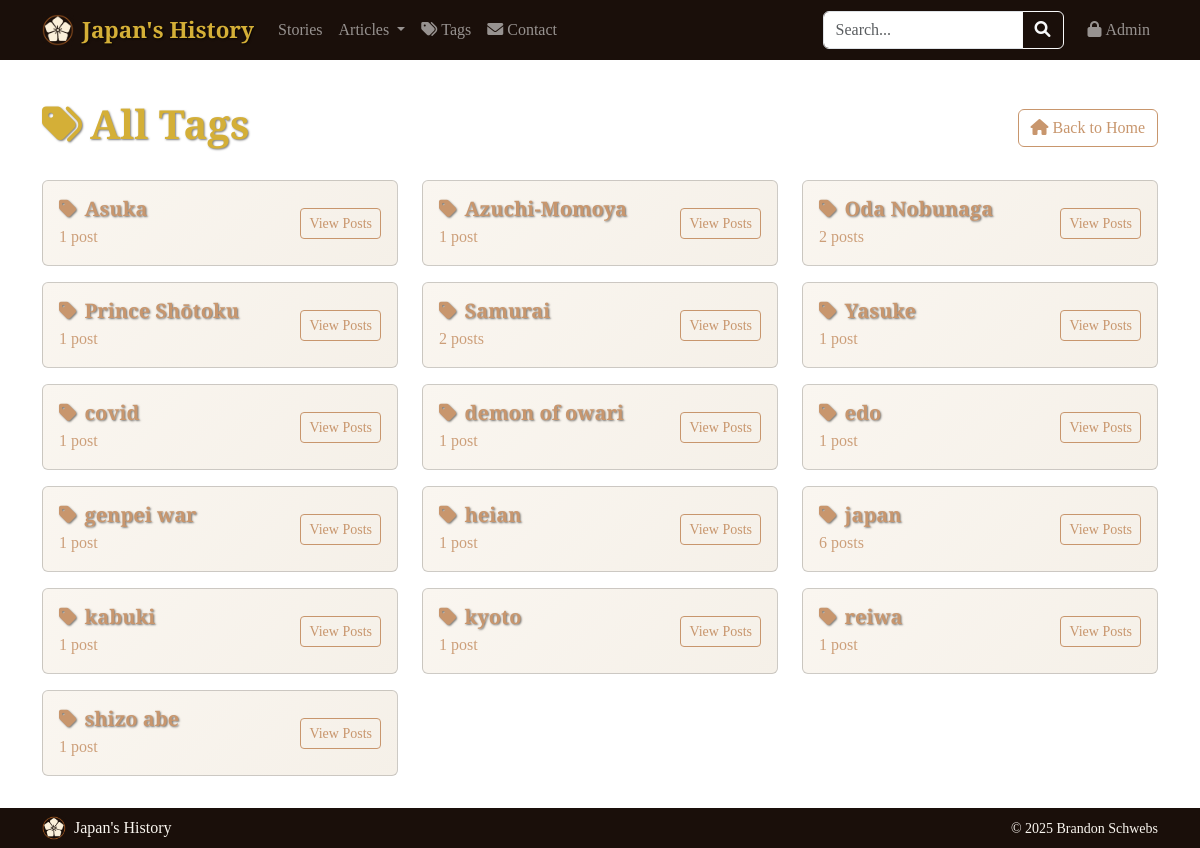
The app's page /tags with its own data.
### tables this page shows
CREATE TABLE tags (
                id INTEGER PRIMARY KEY AUTOINCREMENT,
                name TEXT UNIQUE NOT NULL,
                slug TEXT UNIQUE NOT NULL,
                created_at TIMESTAMP DEFAULT CURRENT_TIMESTAMP
            );

### routes/search.py (the view)
@search.route('/tags')
def all_tags():
    tags = TagModel.get_all_tags()
    return render_template('search/tags.html', tags=tags)

### forms.py
class SearchForm(FlaskForm):
    query = StringField('Search', validators=[Length(max=200)], render_kw={"placeholder": "Search posts..."})
    submit = SubmitField('Search')

### models.py (called while the page is built)
def get_db():
    db = getattr(g, '_database', None)
    if db is None:
        db = g._database = sqlite3.connect(current_app.config['DATABASE'])
        db.row_factory = sqlite3.Row
    return db

    @staticmethod
    def get_all_tags():
        db = get_db()
        return db.execute('''
            SELECT t.*, COUNT(pt.post_id) as post_count
            FROM tags t
            LEFT JOIN post_tags pt ON t.id = pt.tag_id
            GROUP BY t.id
            ORDER BY t.name
        ''').fetchall()

    @staticmethod
    def get_all_categories():
        db = get_db()
        return db.execute('''
            SELECT c.*, COUNT(p.id) as post_count
            FROM categories c
            LEFT JOIN posts p ON c.id = p.category_id AND p.post_type = 'article'
            GROUP BY c.id
            ORDER BY c.name
        ''').fetchall()

### routes/main.py (called while the page is built)
@main.app_context_processor
def inject_template_vars():
    all_categories = CategoryModel.get_all_categories()
    categories_with_articles = [cat for cat in all_categories if cat['post_count'] > 0]
    return {
        'is_admin_logged_in': is_admin_logged_in(),
        'categories': categories_with_articles
    }

### routes/search.py (called while the page is built)
@search.app_context_processor
def inject_search_form():
    return {'search_form': SearchForm(), 'is_admin_logged_in': is_admin_logged_in()}

### utils.py (called while the page is built)
def is_admin_logged_in():
    return session.get('admin_logged_in', False)

### templates/search/tags.html (shortened to what this page needs)
{% extends "base.html" %}
{% block content %}
<div class="row">
    <div class="col-12">
        <div class="d-flex justify-content-between align-items-center mb-4">
            <h1><i class="fas fa-tags me-2"></i>All Tags</h1>
            <a href="{{ url_for('main.index') }}" class="btn btn-outline-secondary">
                <i class="fas fa-home me-1"></i>Back to Home
            </a>
        </div>
        {% if tags %}
            <div class="row">
                {% for tag in tags %}
                <div class="col-md-6 col-lg-4 mb-3">
                    <div class="card h-100">
                        <div class="card-body d-flex justify-content-between align-items-center">
                            <div>
                                <h5 class="card-title mb-1">
                                    <a href="{{ url_for('search.posts_by_tag', slug=tag.slug) }}"
                                       class="text-decoration-none"
                                       style="color: var(--accent-copper) !important;">
                                        <i class="fas fa-tag me-2"></i>{{ tag.name }}
                                    </a>
                                </h5>
                                <p class="card-text text-muted mb-0">
                                    {{ tag.post_count }} post{{ 's' if tag.post_count != 1 else '' }}
                                </p>
                            </div>
                            <a href="{{ url_for('search.posts_by_tag', slug=tag.slug) }}"
                               class="btn btn-outline-primary btn-sm">
                                View Posts
                            </a>
                        </div>
                    </div>
                </div>
                {% endfor %}
            </div>
        {% endif %}
    </div>
</div>
{% endblock %}

### templates/base.html (shortened to what this page needs)
<!DOCTYPE html>
<html lang="en">
<head>
    <link href="https://cdn.jsdelivr.net/npm/bootstrap@5.3.0/dist/css/bootstrap.min.css" rel="stylesheet">
    <link href="https://cdnjs.cloudflare.com/ajax/libs/font-awesome/6.0.0/css/all.min.css" rel="stylesheet">
</head>
<body>
    <nav class="navbar navbar-expand-lg navbar-dark bg-dark fixed-top">
        <div class="container">
            <a class="navbar-brand d-flex align-items-center" href="{{ url_for('main.index') }}">
                <img src="{{ url_for('static', filename='img/Japanese History Blog Logo - Styled.png') }}" alt="Japan's History Logo" class="me-2" style="height: 32px; width: 32px;">
                Japan's History
            </a>
            <div class="collapse navbar-collapse" id="navbarNav">
                <ul class="navbar-nav me-auto">
                    <li class="nav-item">
                        <a class="nav-link" href="{{ url_for('main.stories') }}">Stories</a>
                    </li>
                    <li class="nav-item dropdown">
                        <a class="nav-link dropdown-toggle" href="{{ url_for('main.articles') }}" role="button" data-bs-toggle="dropdown" aria-expanded="false">
                            Articles
                        </a>
                    </li>
                    <li class="nav-item">
                        <a class="nav-link" href="{{ url_for('search.all_tags') }}">
                            <i class="fas fa-tags me-1"></i>Tags
                        </a>
                    </li>
                    <li class="nav-item">
                        <a class="nav-link" href="{{ url_for('main.contact') }}">
                            <i class="fas fa-envelope me-1"></i>Contact
                        </a>
                    </li>
                </ul>
                <form class="d-flex me-3" method="GET" action="{{ url_for('search.search_posts') }}">
                    <div class="input-group">
                        <input type="text" name="query" class="form-control" placeholder="Search..."
                               value="{{ request.args.get('query', '') }}" style="width: 200px;">
                        <button type="submit" class="btn btn-outline-light">
                            <i class="fas fa-search"></i>
                        </button>
                    </div>
                </form>
                <ul class="navbar-nav">
                    {% if is_admin_logged_in %}
                    <li class="nav-item dropdown">
                        <a class="nav-link dropdown-toggle" href="#" role="button" data-bs-toggle="dropdown">
                            <i class="fas fa-cog me-1"></i>Admin
                        </a>
                        <ul class="dropdown-menu">
                            <li><a class="dropdown-item" href="{{ url_for('admin.admin_dashboard') }}">
                                <i class="fas fa-tachometer-alt me-2"></i>Dashboard</a></li>
                            <li><a class="dropdown-item" href="{{ url_for('admin.admin_posts') }}">
                                <i class="fas fa-list me-2"></i>Manage Posts</a></li>
                            <li><a class="dropdown-item" href="{{ url_for('admin.admin_categories') }}">
                                <i class="fas fa-folder me-2"></i>Manage Categories</a></li>
                            <li><a class="dropdown-item" href="{{ url_for('admin.admin_tags') }}">
                                <i class="fas fa-tags me-2"></i>Manage Tags</a></li>
                            <li><hr class="dropdown-divider"></li>
                            <li><a class="dropdown-item" href="{{ url_for('admin.admin_email_config') }}">
                                <i class="fas fa-envelope-open-text me-2"></i>Email Config</a></li>
                            <li><a class="dropdown-item" href="{{ url_for('admin.admin_contact_messages') }}">
                                <i class="fas fa-inbox me-2"></i>Contact Messages</a></li>
                            <li><hr class="dropdown-divider"></li>
                            <li><a class="dropdown-item" href="{{ url_for('auth.admin_logout') }}">
                                <i class="fas fa-sign-out-alt me-2"></i>Logout</a></li>
                        </ul>
                    </li>
                    {% else %}
                    <li class="nav-item">
                        <a class="nav-link" href="{{ url_for('auth.admin_login') }}">
                            <i class="fas fa-lock me-1"></i>Admin
                        </a>
                    </li>
                    {% endif %}
                </ul>
            </div>
        </div>
    </nav>
    <main class="content-section">
        <div class="container mt-4">
            {% block content %}{% endblock %}
        </div>
    </main>
    <footer class="bg-dark text-light py-2 mt-5 fixed-bottom">
        <div class="container">
            <div class="d-flex justify-content-between align-items-center">
                <div class="d-flex align-items-center">
                    <img src="{{ url_for('static', filename='img/Japanese History Blog Logo - Styled.png') }}" alt="Japan's History Logo" class="me-2" style="height: 24px; width: 24px;">
                    <span>Japan's History</span>
                </div>
                <div>
                    <small>&copy; 2025 Brandon Schwebs</small>
                </div>
            </div>
        </div>
    </footer>
</body>
</html>

### records on screen
tags: name "Asuka", post_count "1"
tags: name "Azuchi-Momoya", post_count "1"
tags: name "Oda Nobunaga", post_count "2", post_count "s"
tags: name "Prince Shōtoku", post_count "1"
tags: name "Samurai", post_count "2", post_count "s"
tags: name "Yasuke", post_count "1"
tags: name "covid", post_count "1"
tags: name "demon of owari", post_count "1"
tags: name "edo", post_count "1"
tags: name "genpei war", post_count "1"
tags: name "heian", post_count "1"
tags: name "japan", post_count "6", post_count "s"
tags: name "kabuki", post_count "1"
tags: name "kyoto", post_count "1"
tags: name "reiwa", post_count "1"
tags: name "shizo abe", post_count "1"
